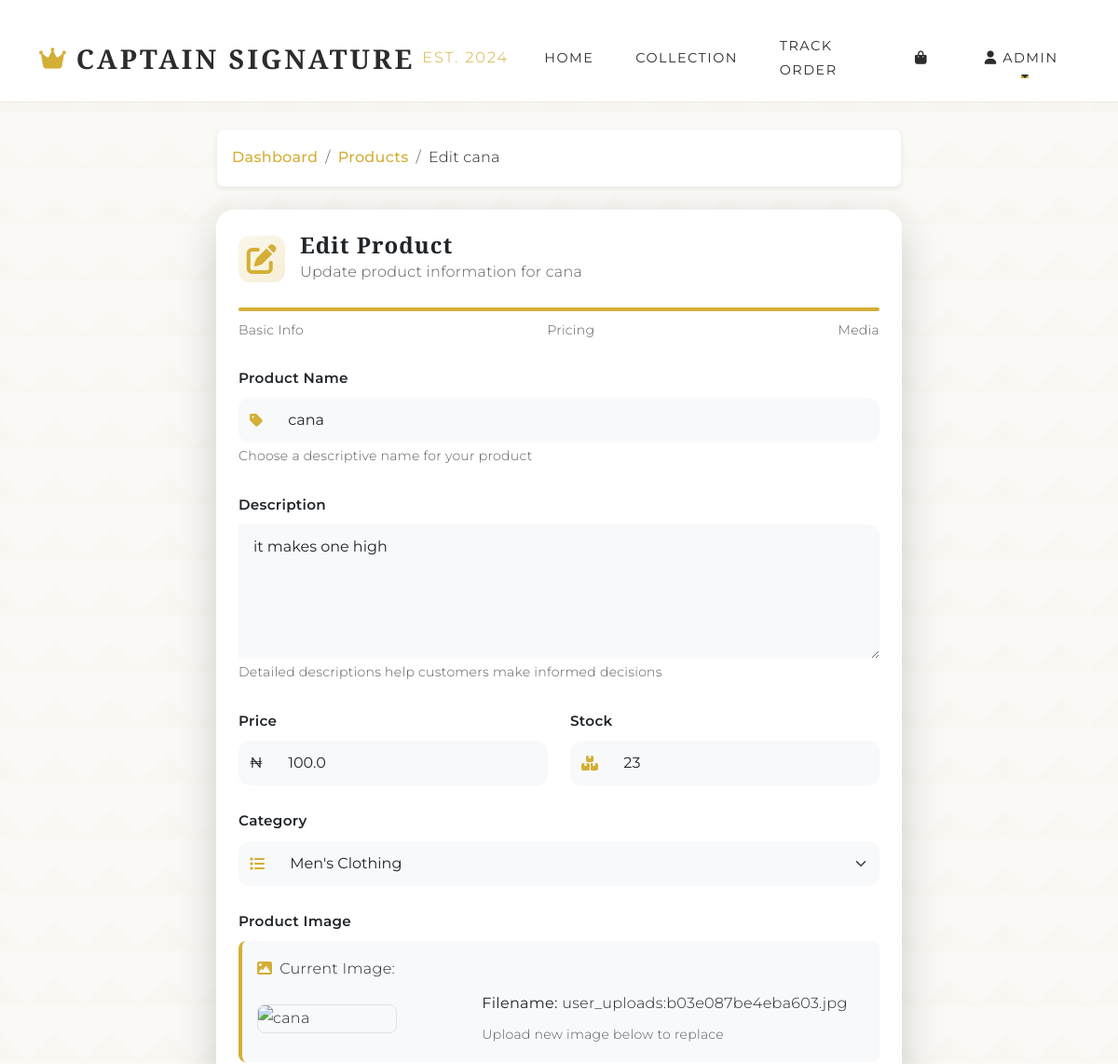
The page /admin/edit_product/1 (signed in, upper part) on the database as committed earlier.
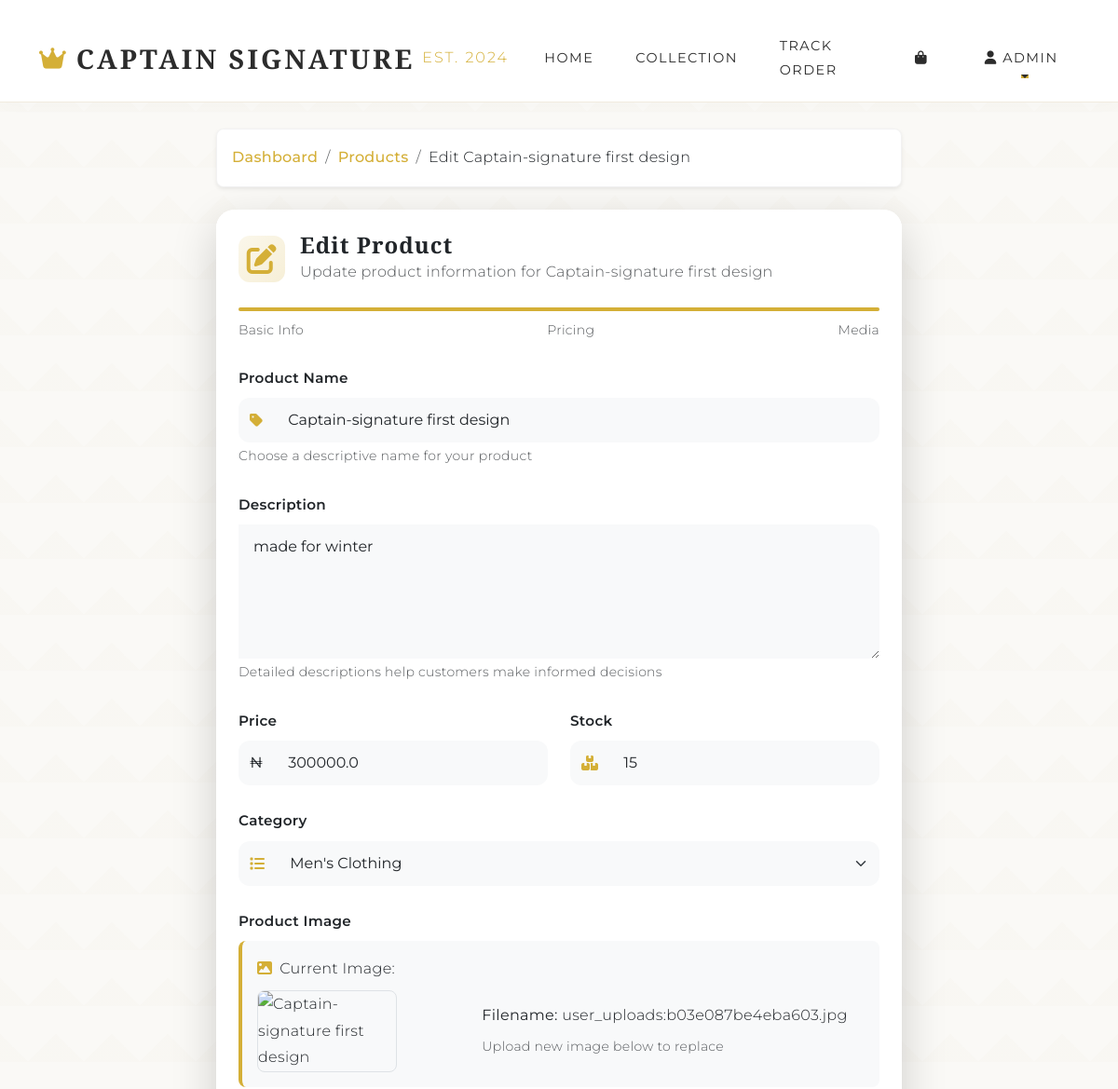
The same page on the database as committed later.
### models.py (models this page shows)
class Product(db.Model):
    id = db.Column(db.Integer, primary_key=True)
    name = db.Column(db.String(100), nullable=False)
    description = db.Column(db.Text, nullable=False)
    price = db.Column(db.Float, nullable=False)
    category = db.Column(db.String(50), nullable=False)
    image = db.Column(db.String(200), nullable=True)
    stock = db.Column(db.Integer, default=0)
    created_at = db.Column(db.DateTime, default=datetime.utcnow)
    order_items = db.relationship('OrderItem', backref='product', lazy=True)

### app.py (the view, shortened to what this page needs)
@app.route('/admin/edit_product/<int:product_id>', methods=['GET', 'POST'])
@login_required
def edit_product(product_id):
    if not current_user.is_admin:
        abort(403)
    product = Product.query.get_or_404(product_id)
    form = ProductForm()
    if request.method == 'GET':
        form.name.data = product.name
        form.description.data = product.description
        form.price.data = product.price
        form.category.data = product.category
        form.stock.data = product.stock
    return render_template('edit_product.html', form=form, product=product)

### forms.py
class ProductForm(FlaskForm):
    name = StringField('Product Name', validators=[DataRequired(), Length(max=100)])
    description = TextAreaField('Description', validators=[DataRequired()])
    price = FloatField('Price', validators=[DataRequired()])
    category = SelectField('Category', choices=[
        ('mens', 'Men\'s Clothing'),
        ('womens', 'Women\'s Clothing'),
        ('accessories', 'Accessories'),
        ('footwear', 'Footwear')
    ], validators=[DataRequired()])
    stock = IntegerField('Stock', validators=[DataRequired()])
    image = FileField('Product Image', validators=[
        FileAllowed(['jpg', 'png', 'jpeg', 'gif'], 'Images only!')
    ])
    submit = SubmitField('Save Product')  # Default text

### app.py (called while the page is built)
@login_manager.user_loader
def load_user(user_id):
    return User.query.get(int(user_id))

### cart.py (called while the page is built)
    def get_total_items(self):
        total = 0
        for item in self.cart.values():
            if isinstance(item, dict) and 'quantity' in item:
                total += int(item['quantity'])
        return total

### templates/edit_product.html (shortened to what the changed rows need)
{% extends "base.html" %}
{% block content %}
<div class="container mt-5">
    <div class="row justify-content-center">
        <div class="col-md-10 col-lg-8">
            <nav aria-label="breadcrumb" class="mb-4" data-aos="fade-down">
                <ol class="breadcrumb bg-white p-3 rounded-3 shadow-sm">
                    <li class="breadcrumb-item"><a href="{{ url_for('dashboard') }}" class="text-gold">Dashboard</a></li>
                    <li class="breadcrumb-item"><a href="{{ url_for('admin_products') }}" class="text-gold">Products</a></li>
                    <li class="breadcrumb-item active text-dark" aria-current="page">Edit {{ product.name }}</li>
                </ol>
            </nav>
            <div class="card border-0 shadow-lg" data-aos="fade-up" data-aos-duration="800">
                <div class="card-header bg-white border-0 pt-4 px-4">
                    <div class="d-flex align-items-center">
                        <div>
                            <h4 class="mb-0 fw-bold text-dark">Edit Product</h4>
                            <p class="text-muted mb-0">Update product information for {{ product.name }}</p>
                        </div>
                    </div>
                </div>
                <div class="card-body px-4">
                    <form method="POST" action="" enctype="multipart/form-data" id="editProductForm">
                        <div class="mb-4 form-field" data-aos="fade-up" data-aos-delay="100">
                            <div class="input-group">
                                <span class="input-group-text bg-light border-0"><i class="fas fa-tag text-gold"></i></span>
                                {{ form.name(class="form-control border-0 bg-light", placeholder="e.g., Premium Cotton T-Shirt") }}
                            </div>
                        </div>
                        <div class="mb-4 form-field" data-aos="fade-up" data-aos-delay="200">
                            {{ form.description.label(class="form-label fw-semibold text-dark") }}
                            {{ form.description(class="form-control border-0 bg-light", rows=5, placeholder="Describe your product's features, materials, sizing, care instructions...") }}
                            <small class="text-muted">Detailed descriptions help customers make informed decisions</small>
                        </div>
                        <div class="row">
                            <div class="col-md-6 mb-4 form-field" data-aos="fade-up" data-aos-delay="300">
                                <div class="input-group">
                                    <span class="input-group-text bg-light border-0">{{ g.settings.currency }}</span>
                                    {{ form.price(class="form-control border-0 bg-light", type="number", step="0.01", placeholder="0.00") }}
                                </div>
                            </div>
                            <div class="col-md-6 mb-4 form-field" data-aos="fade-up" data-aos-delay="300">
                                <div class="input-group">
                                    <span class="input-group-text bg-light border-0"><i class="fas fa-boxes text-gold"></i></span>
                                    {{ form.stock(class="form-control border-0 bg-light", type="number", placeholder="0") }}
                                </div>
                            </div>
                        </div>
                        <div class="mb-4 form-field" data-aos="fade-up" data-aos-delay="400">
                            <div class="input-group">
                                <span class="input-group-text bg-light border-0"><i class="fas fa-list text-gold"></i></span>
                                {{ form.category(class="form-select border-0 bg-light") }}
                            </div>
                        </div>
                        <div class="mb-4 form-field" data-aos="fade-up" data-aos-delay="500">
                            {% if product.image %}
                                <div class="current-image-container mb-3 p-3 bg-light rounded-3">
                                    <p class="mb-2 text-dark"><i class="fas fa-image text-gold me-2"></i>Current Image:</p>
                                    <div class="row align-items-center">
                                        <div class="col-md-4">
                                            <div class="image-wrapper border rounded-3 overflow-hidden">
                                                {% if product.image.startswith('user_uploads:') %}
                                                    {% set filename = product.image.replace('user_uploads:', '') %}
                                                    <img src="{{ url_for('user_uploads', filename=filename) }}"
                                                         alt="{{ product.name }}"
                                                         class="img-fluid current-image">
                                                {% else %}
                                                    <img src="{{ url_for('static', filename='images/products/' + product.image) }}"
                                                         alt="{{ product.name }}"
                                                         class="img-fluid current-image">
                                                {% endif %}
                                            </div>
                                        </div>
                                        <div class="col-md-8">
                                            <div class="ps-3">
                                                <p class="mb-1"><strong>Filename:</strong> {{ product.image }}</p>
                                                <p class="mb-0 text-muted"><small>Upload new image below to replace</small></p>
                                            </div>
                                        </div>
                                    </div>
                                </div>
                            {% endif %}
                        </div>
                    </form>
                </div>
            </div>
        </div>
    </div>
</div>
{% endblock %}

Rows that differ between the two databases and show on the page:
changed Product "user_uploads:b03e087be4eba603.jpg": name "cana" → "Captain-signature first design"; description "it makes one high" → "made for winter"; price "100.0" → "300000.0"; stock "23" → "15"
